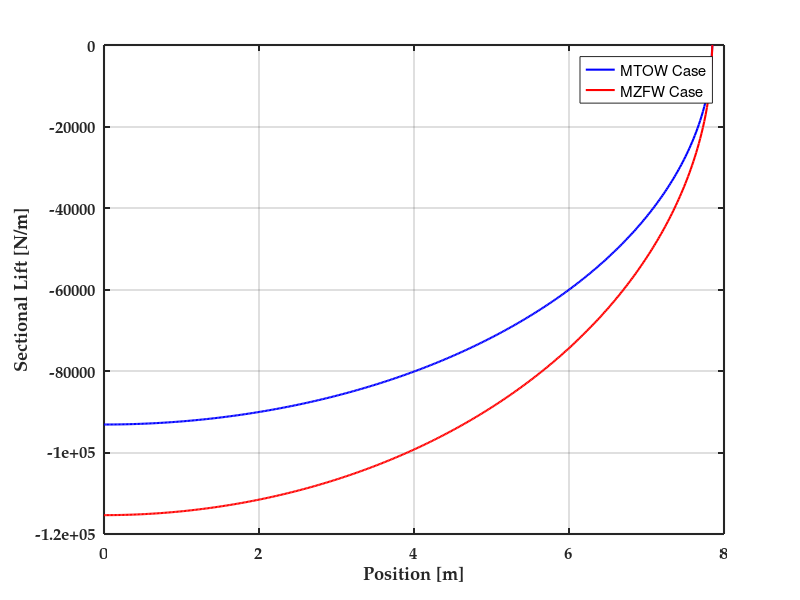
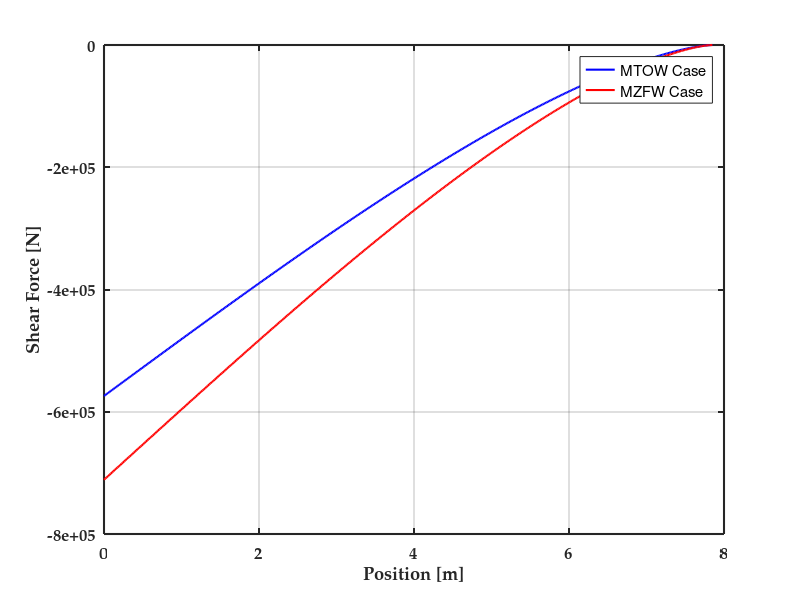
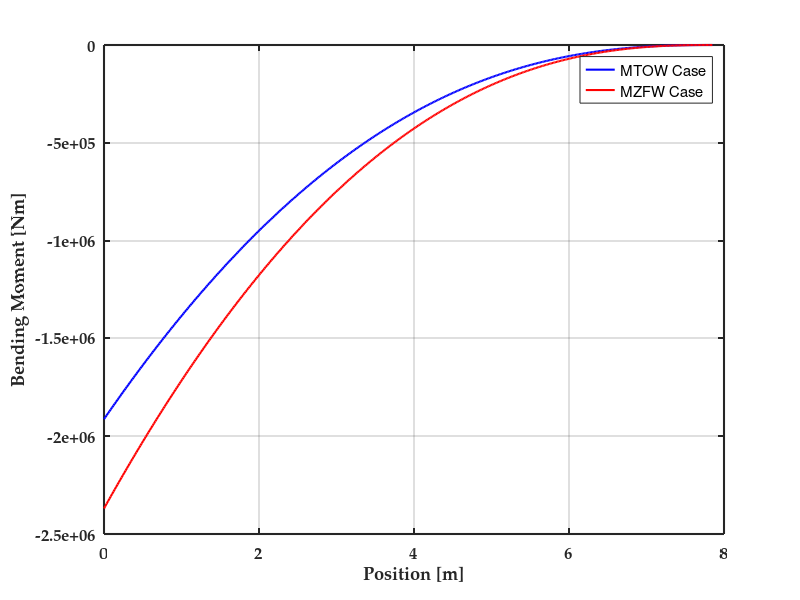
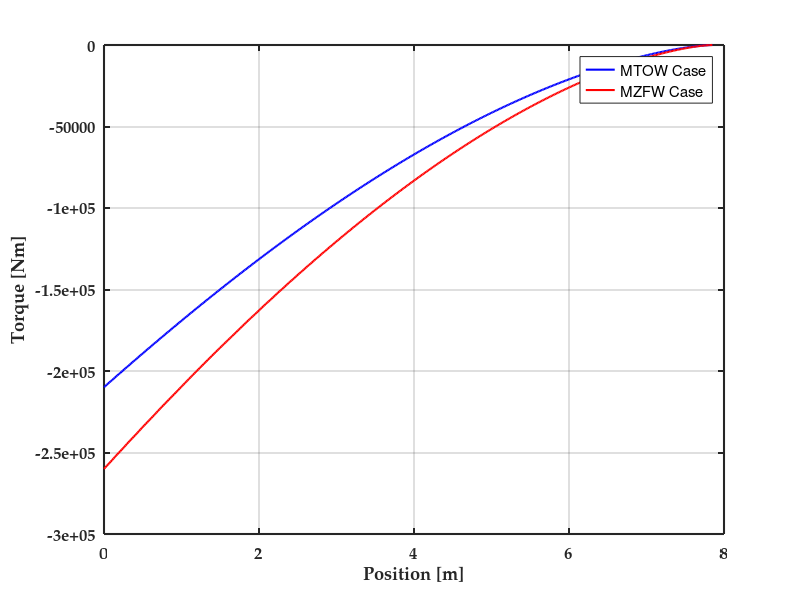

MATLAB code for these plots, in order:
%Dependencies: StringerCounterFunc.m and SweepCalcFunc.m
clear
clc
bluez=[0 0 1];
redz=[1 0 0];
greenz=[0 0.75 0];
lilaz=[0.75 0 0.75];
orangz=[1 0.5 0];
colorz={bluez, redz, greenz, orangz, lilaz};
density= 1565; %of tailplane material
Vtail_W = 1900; %Weight of tailplane kg


n=451; %Number of discretizations

cbar= 3.7; %Mean aerodynamic chord of vertical stabiliser (m)
lambda=0.55; %Taper ratio
ctip= 1.5; %tip chord length
croot=ctip/lambda;
l_unswept= 6.5; %Length of vertical stabiliser (m) without sweep (in the z direction)
sweep=34.1; %Stabiliser sweep angle (deg)

fs_c=0.2; %Front spar chord percentage
rs_c=0.7; %Rear spar chord percentage

LF=3.75; %load factor

%Solving moment balance for OEI case to find lift force
thrust=322000; %Engine thrust (N)
engine_y= 3.7; %Engine cg y coordinate (m)
ac_xcg=36; %Aircraft overall x_cg (m), using MTOW as aftmost
ac_xcg_alt =35.6; %x_cg (m) for ZW case
vert_le_x= 33; %x coordinate of vertical stabiliser leading edge at root (m)

L=(engine_y*thrust)/(cbar/4+vert_le_x- ac_xcg);
L_alt=(engine_y*thrust)/(cbar/4+vert_le_x- ac_xcg_alt);


%DOING DISTRIBUTION ALONG SWEPT COORDINATE
l=l_unswept/cosd(sweep); %Swept length of stabiliser
dl=flip(linspace(0,l,n+1)); %Discretizing wing into 1000 sections AND flipping it so it goes from tip to root

L0=(4*L)/(pi*l);
dL=L0*sqrt(1- (dl/l).^2); % Sectional lift profile

L0_alt=(4*L_alt)/(pi*l);
dL_alt=L0_alt*sqrt(1- (dl/l).^2);

figure
box on
set(findobj(gcf,'type','axes'),'FontName','Palatino','FontSize',12,'FontWeight','Bold', 'LineWidth', 1.5);
hold on
grid on
plot(dl,dL,'-','Color',colorz{1},'LineWidth',1.5);
plot(dl,dL_alt,'-','Color',colorz{2},'LineWidth',1.5);

xlabel('Position [m]')
ylabel('Sectional Lift [N/m]')
legend('MTOW Case', 'MZFW Case')
lift=trapz(dL,dl); % (might be slightly different due to integration errors)
hold off


%--------------------------Inertial loads------------------------------
%Not needed in vertical stabiliser case (perpendicular to lift)
%But I guess it's nice to have in case of structural calculations
W=LF*Vtail_W*9.81; %Vertical stabiliser weight (N)
% wSecMax=(2*W)/(l_unswept*(ctip/croot+ 1)); %Maximum sectional weight i.e. at the root (in N/m)
% wSecMin=(ctip/croot)*wSecMax; %Minimum sectional weight i.e. at the tip (in N/m)
% 
% %Weight distribution along horizontal stabiliser (straight line equation):
% wSec=((wSecMin-wSecMax)/l_unswept).*flip(dl)+wSecMax;
% 
% %Plotting weight distribution
% figure
% box on
% set(findobj(gcf,'type','axes'),'FontName','Palatino','FontSize',12,'FontWeight','Bold', 'LineWidth', 1.5);
% hold on
% grid on
% plot(flip(dl),wSec,'LineWidth',1.5)
% xlabel('Spanwise Position [m]')
% ylabel('Sectional Weight [N/m]')
% 
% hold off
%Weight of ONE Wing in N
yspan = linspace(0,l_unswept,100);
semispan = l_unswept;
S1 = 6.96;%Area wingbox  
S2 = S1*(lambda)^2;
WingBox_Volume = 1/3*(S1+S2+(S1*S2)^(1/2))*semispan;

Area_Span = (S1*(lambda^2-2*lambda+1))*(yspan./semispan).^2 + (S1*(-2+2*lambda)).*(yspan./semispan) + S1;
WingW_Span = ((W)/WingBox_Volume).*Area_Span;



% 
% plot(yspan,WingW_Span,'r--')
% set(findobj(gcf,'type','axes'),'FontName','Palatino','FontSize',12,'FontWeight','Bold', 'LineWidth', 1.5);
% legend('Sectional Weight')
% xlabel('Position [m]')
% ylabel('Sectional Weight [N/m]')
% title('Vertical Tail: Load Case 2')
% grid on




%-----------------Shear Force and Bending Moment-----------------------
Lsec=[0,(dL(1:end-1)+dL(2:end)).*(dl(1:end-1)-dl(2:end))/2];
SF=cumsum(Lsec); %Hehe funni
dM=[0,(SF(1:end-1)+SF(2:end)).*(dl(1:end-1)- dl(2:end))/2];
BM=cumsum(dM); %funni 2.0

Lsec_alt= [0,(dL_alt(1:end-1) + dL_alt(2:end)).*(dl(1:end-1)-dl(2:end))/2];
SF_alt=cumsum(Lsec_alt); %Hehe funni
dM_alt=[0,(SF_alt(1:end-1)+ SF_alt(2:end)).*(dl(1:end-1)-dl(2:end))/2];
BM_alt=cumsum(dM_alt); %funni 2.0

figure
box on
set(findobj(gcf,'type','axes'),'FontName','Palatino','FontSize',12,'FontWeight','Bold', 'LineWidth', 1.5);
hold on
grid on
plot(dl,SF,'-','Color',colorz{1},'LineWidth',1.5);
plot(dl,SF_alt,'-','Color',colorz{2},'LineWidth',1.5);
xlabel('Position [m]')
ylabel('Shear Force [N]')
legend('MTOW Case', 'MZFW Case');

figure
box on
set(findobj(gcf,'type','axes'),'FontName','Palatino','FontSize',12,'FontWeight','Bold', 'LineWidth', 1.5);
hold on
grid on
plot(dl,BM,'-','Color',colorz{1},'LineWidth',1.5);
plot(dl,BM_alt,'-','Color',colorz{2},'LineWidth',1.5);
xlabel('Position [m]')
ylabel('Bending Moment [Nm]')
legend('MTOW Case', 'MZFW Case');

save("bm_vtail",'BM'); %BENDING MOMENT OF VTAIL
save("sf_vtail",'SF'); %SHEAR FORCE OF VTAILL


%-----------------------------Torque-----------------------------------
c_swept=flip(linspace(croot,ctip,n+1))*cosd(sweep); %Discretize Spanwise chord distribution into 1000 sections, from tip to root, swept length (used only for Torque calculation)
flex_c=(fs_c+rs_c)/2; %Chordwise percentage Position of flexural axis (assumed to be halfway between both spars)
%No pitching/M0 (symmetric airfoil) loading and no weight/inertial loading (vertical stabiliser)
dT=Lsec.*(flex_c-0.25).*c_swept; %Sectional torque (Nm)
T=cumsum(dT);

dT_alt=Lsec_alt.*(flex_c-0.25).*c_swept; %Sectional torque (Nm)
T_alt=cumsum(dT_alt);

figure
box on
set(findobj(gcf,'type','axes'),'FontName','Palatino','FontSize',12,'FontWeight','Bold', 'LineWidth', 1.5);
hold on
grid on
plot(dl,T,'-','Color',colorz{1},'LineWidth',1.5);
plot(dl,T_alt,'-','Color',colorz{2},'LineWidth',1.5);
xlabel('Position [m]')
ylabel('Torque [Nm]')
legend('MTOW Case', 'MZFW Case');

save("torque_vtail",'T'); %effective panel thick

maxvalue = [max(abs([SF,SF_alt])),max(abs([BM,BM_alt])),max(abs([T,T_alt]))]
